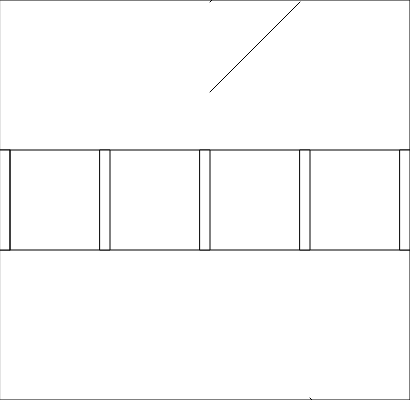
Frame 1 (no input)
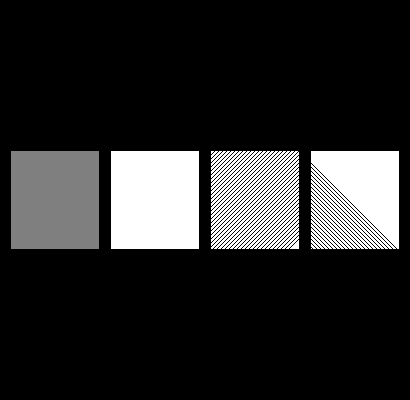
Frame 60 (no input)
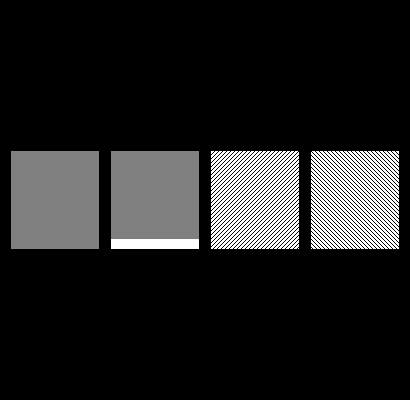
Frame 120 (the mouse pressed at the canvas centre since frame 60)

The p5.js sketch that drew these frames (run headless with seeded random() and noise() and a simulated clock; from frame 60 on, the mouse is pressed at the canvas centre):

// p5.js sketch
// ── sketch.js
//vertical line
var a = {
    a:10,
    b:150,
    c:10,
    d:250}
    
//horizontal line
var b = {
    e:110,
    f:0,
    g:200,
    h:0
}

//diagonal line 1
var c = {
    i:212,
    j:0,
    k:210,
    l:2
}

//diagonal line 2
var e = {
    q:300,
    r:2,
    s:210,
    t:92,
}

//diagonal line 3
var d = {
    m:312,
    n:400,
    o:310,
    p:398,
}

function setup() {
  createCanvas(410,400);
}

function draw() {
//rectangles

  rect(0,0,410,150);
  rect(0,250,410,150);
  rect(400,150,10,100);
  rect(0,150,10,100);
  rect(100,150,10,100);
  rect(200,150,10,100);
  rect(300,150,10,100);
  fill(0);
  
//vertical line  
  if(a.a<=100 && a.c<=100){
    line(a.a,a.b,a.c,a.d);
    
    a.a+=2;
    a.c+=2;
  }
  
//horizontal line
  if(b.f>=150 && b.h<=250){
    line(b.e,b.f,b.g,b.h);
  }
  
    b.f+=2;
    b.h+=2;
  
//diagonal line 1
  
  if(c.i<=300){
   line(c.i,c.j,c.k,c.l); 
  }
    
    c.i+=4;
    c.l+=4;
    
//diagonal line 2
  
  if(e.q<=300){
   line(e.q,e.r,e.s,e.t); 
  }
  
  e.r+=4;
  e.t+=4;
  
//diagonal line 3
  line(d.m,d.n,d.o,d.p);
    
  d.m+=4;
  d.p-=4;
}
